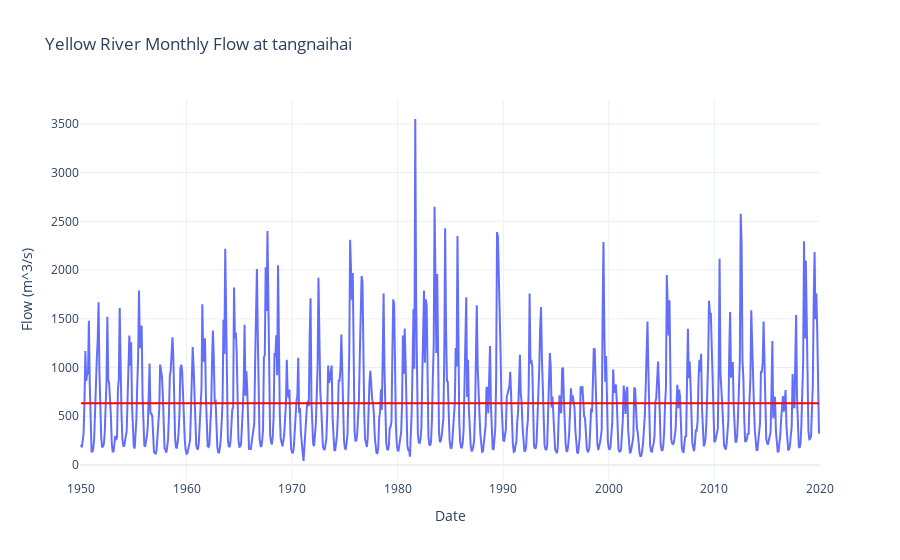

Notebook cell for this chart:
### Code cell
hydro_station = 'tangnaihai'
df = pd.read_csv(f'../data/{hydro_station}_natural_monthly_flow.csv', parse_dates=['date'], index_col='date')
# compute the average flow before 2014-12-31
df_avg_before_2014 = df.loc[:'2014-12-31','flow(m^3/s)'].mean()
df.info()
fig = go.Figure()
fig.add_trace(go.Scatter(x=df.index, y=df['flow(m^3/s)'], mode='lines', name=f'{hydro_station} River'))
fig.add_shape(
    type="line",
    x0=df.index[0],
    y0=df_avg_before_2014,
    x1=df.index[-1],
    y1=df_avg_before_2014,
    line=dict(color="Red", width=2)
)

fig.update_layout(title=f'Yellow River Monthly Flow at {hydro_station}',
                   xaxis_title='Date',
                   yaxis_title='Flow (m^3/s)')
fig.show()

### Figure 1 — Plotly figure (JSON) as saved in the notebook; plotly's stock layout.template omitted (floating-point values rounded to 4 significant figures; data arrays with more than 128 entries replaced by an {"elided": "..."} marker saying what was removed)
{"data": [{"mode": "lines", "name": "tangnaihai River", "type": "scatter", "x": {"elided": "840 str values"}, "y": {"elided": "840 float values"}}], "layout": {"shapes": [{"line": {"color": "Red", "width": 2}, "type": "line", "x0": "1950-01-01T00:00:00", "x1": "2019-12-01T00:00:00", "y0": 634.9, "y1": 634.9}], "title": {"text": "Yellow River Monthly Flow at tangnaihai"}, "xaxis": {"title": {"text": "Date"}}, "yaxis": {"title": {"text": "Flow (m^3/s)"}}}}
